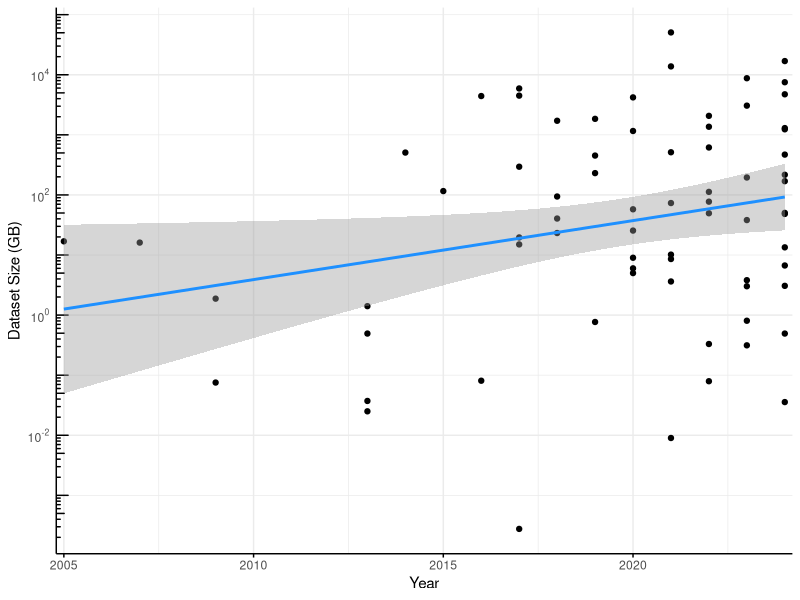
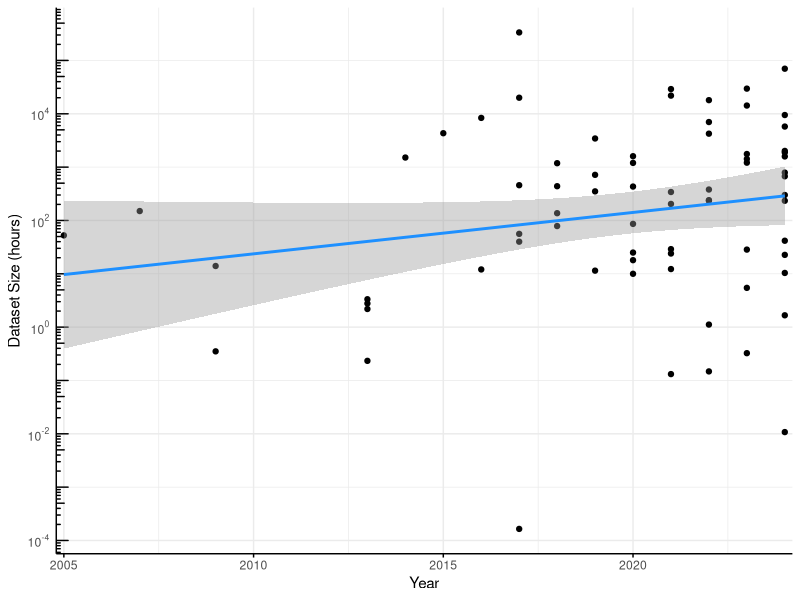
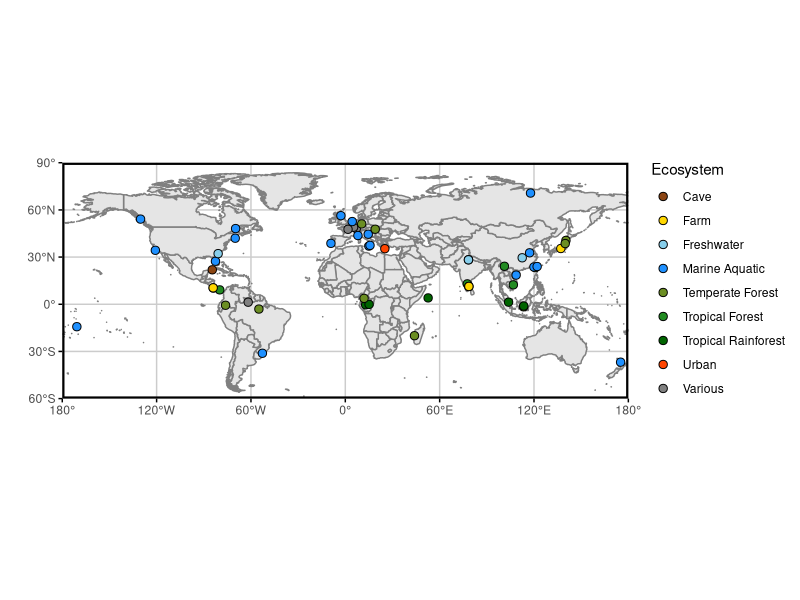
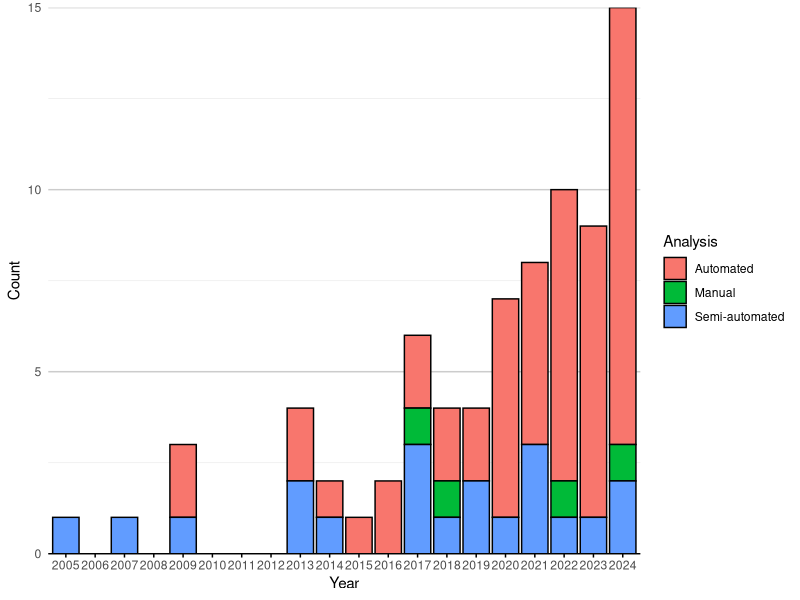
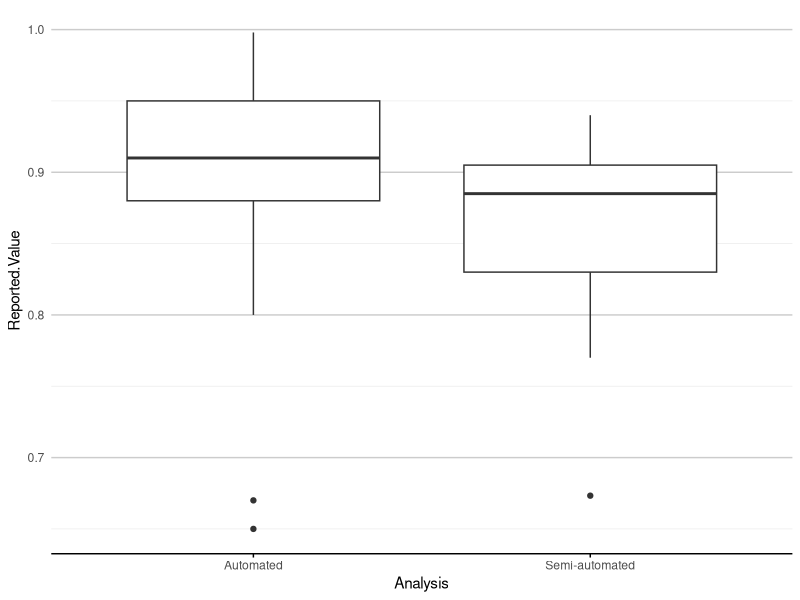
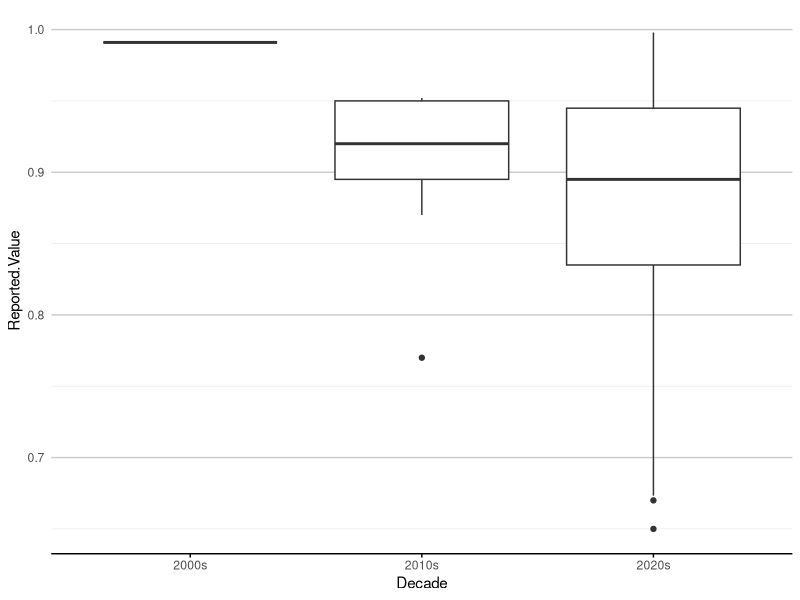
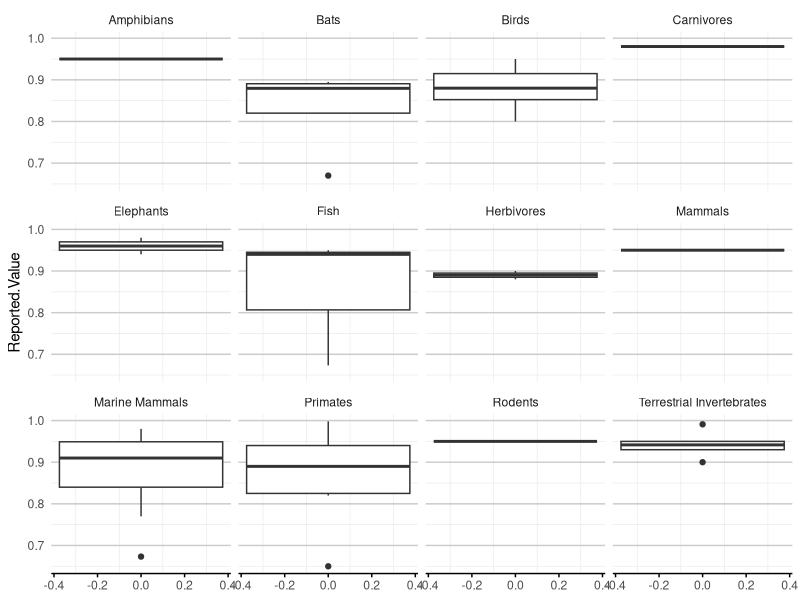
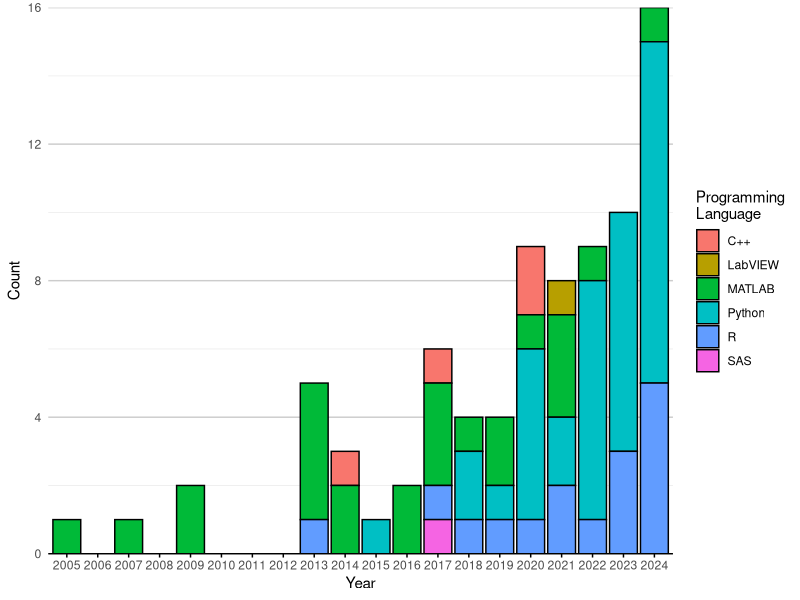

Write R code to recreate these figures, in order.
## ---- chunk 1
library(ggplot2)
library(maps)
library(dplyr)
## ---- chunk 2
df <- read.csv("tagged_literature.csv")
#df$Year <- as.factor(df$Year)

log10_minor_break = function (...){
  function(x) {
    minx         = floor(min(log10(x), na.rm=T))-1;
    maxx         = ceiling(max(log10(x), na.rm=T))+1;
    n_major      = maxx-minx+1;
    major_breaks = seq(minx, maxx, by=1)
    minor_breaks = 
      rep(log10(seq(1, 9, by=4)), times = n_major)+
      rep(major_breaks, each = 9)
    return(10^(minor_breaks))
  }
}

log_breaks = function(maj, radix=10) {
  function(x) {
    minx         = floor(min(logb(x,radix), na.rm=T)) - 1
    maxx         = ceiling(max(logb(x,radix), na.rm=T)) + 1
    n_major      = maxx - minx + 1
    major_breaks = seq(minx, maxx, by=1)
    if (maj) {
      breaks = major_breaks
    } else {
      steps = logb(1:(radix-1),radix)
      breaks = rep(steps, times=n_major) +
               rep(major_breaks, each=radix-1)
    }
    radix^breaks
  }
}
scale_x_log_eng = function(..., radix=10) {
  scale_x_continuous(...,
                     trans=scales::log_trans(radix),
                     breaks=scales::log_breaks(TRUE, radix),
                     minor_breaks=scales::log_breaks(FALSE, radix))
}
scale_y_log_eng = function(..., radix=10) {
  scale_y_continuous(...,
                     trans=scales::log_trans(radix),
                     breaks=scales::log_breaks(TRUE, radix),
                     minor_breaks=scales::log_breaks(FALSE, radix))
}

p <- df |>
  tidyr::drop_na(Dataset.GB) |> 
  #filter(Year >= 2008) |>
  ggplot(aes(Year, Dataset.GB)) + 
  geom_point() + 
  scale_y_log10(
    breaks = scales::trans_breaks("log10", function(x) 10^x),
    labels = scales::trans_format("log10", scales::math_format(10^.x))
  ) +
  annotation_logticks(side="l")+
  geom_smooth(method="lm", color = "dodgerblue") +
  scale_x_continuous(expand = c(0.01,0.01)) +
  labs(y="Dataset Size (GB)") +
  theme_minimal() +
  theme(axis.line = element_line(),
        axis.ticks.x = element_line())
p
ggsave("images/data_trend.png", p, width = 120, height = 120, units = "mm")

p <- df |>
  tidyr::drop_na(Dataset.Hours) |> 
  #filter(Year >= 2008) |>
  ggplot(aes(Year, Dataset.Hours)) + 
  geom_point() + 
  scale_y_log10(
    breaks = scales::trans_breaks("log10", function(x) 10^x),
    labels = scales::trans_format("log10", scales::math_format(10^.x))
  ) +
  annotation_logticks(side="l")+
  geom_smooth(method="lm", color = "dodgerblue") +
  scale_x_continuous(expand = c(0.01,0.01)) +
  labs(y="Dataset Size (hours)") +
  theme_minimal() +
  theme(axis.line = element_line(),
        axis.ticks.x = element_line())
p
ggsave("images/hours_trend.png", p, width = 120, height = 120, units = "mm")
## ---- chunk 3
# Sample data
#coords <- c("-0.356251N,12.940863E;-0.078775N,15.127076E", "-0.078775N,15.1270777E")

# Function to convert coordinates to numeric values
convert_to_numeric <- function(coord_string) {
  # Split the string by comma
  parts <- strsplit(coord_string, ",")[[1]]
  #remove leading or trailing space
  
  # Extract latitude and longitude, handle direction
  lat <- as.numeric(gsub("[A-Z]", "", parts[1]))
  lon <- as.numeric(gsub("[A-Z]", "", parts[2]))
  
  # Check direction for latitude
  if (grepl("S", parts[1])) {
    lat <- -lat
  }
  
  # Check direction for longitude
  if (grepl("W", parts[2])) {
    lon <- -lon
  }
  
  return(paste0(c(lat, lon), collapse = ","))
}

Latlong_df <- df |>
  select(Latlong, Ecosystem) |>
  mutate(Latlong = strsplit(Latlong, ";")) |>
  tidyr::unnest(Latlong) |>
  mutate(Ecosystem = strsplit(Ecosystem, ", ")) |>
  tidyr::unnest(Ecosystem) |>
  mutate(Latlong = sapply(Latlong, convert_to_numeric),
         lat = sapply(strsplit(Latlong, ","), function(x) as.numeric(x[1])),
         long = sapply(strsplit(Latlong, ","), function(x) as.numeric(x[2]))
)

# Create the world map
world <- map_data("world")

ecosystem_colors <- c(
  "Tropical Forest" = "#228B22",
  "Marine Aquatic" = "#1E90FF",
  "Various" = "#808080",
  "Tropical Rainforest" = "#006400",
  "Freshwater" = "#87CEEB",
  "Temperate Forest" = "#6B8E23",
  "Farm" = "#FFD700",
  "Cave" = "#8B4513",
  "Urban" = "#FF4500"
)

# Plotting
p <- ggplot() +
  # Add world map with light grey fill and dark grey borders
  geom_polygon(data = world, aes(x = long, y = lat, group = group), 
               fill = "grey90", color = "grey50") +
  # Add jittered points for different tags
  geom_jitter(data = Latlong_df, aes(x = long, y = lat, fill = Ecosystem), colour="black", size = 2.5, shape=21) +
  # Set coordinate system to map projection
  coord_fixed(ratio = 1, xlim = c(-180, 180), ylim = c(-60, 90), expand = FALSE) +
  # Custom breaks and labels for x (longitude) and y (latitude)
  scale_x_continuous(breaks = seq(-180, 180, by = 60),
                     labels = c("180°", "120°W", "60°W", "0°", "60°E", "120°E", "180°")) +
  scale_y_continuous(breaks = seq(-90, 90, by = 30),
                     labels = c("90°", "60°S", "30°S", "0°", "30°N", "60°N", "90°")) +
  scale_fill_manual(values = ecosystem_colors) +
  # Theme settings
  labs(x="",y="")+
  theme_minimal() +
  theme(
    axis.ticks = element_line(),
    panel.grid.major = element_line(color = "grey80"),    # Light grey grid lines
    panel.grid.minor = element_blank(),                   # No minor grid lines
    panel.border = element_rect(color = "black", fill = NA, linewidth=1.5),  # Black panel border
    axis.text.x = element_text(angle = 0, hjust = 0.5),   # Horizontal x-axis text
    legend.position = "right"                             # Legend on right
  )
p
ggsave("images/ecosystem_map.png", p, width = 240, height = 90, units = "mm")
## ---- chunk 4
bar_theme_x <- theme(panel.grid.major.x = element_blank(),
                   panel.grid.major.y = element_line(colour = "grey80"),
                   axis.line.x = element_line(colour="black"),
                   axis.ticks.x=element_line())
bar_theme_y <- theme(panel.grid.major.y = element_blank(),
                   panel.grid.major.x = element_line(colour = "grey80"),
                   axis.line.y = element_line(colour="black"),
                   axis.ticks.y=element_line())

include_missing_zero <- function(df, col){
  missing_years <- 2005:2024  # This creates c(2025, 2024)

  new_rows <- expand.grid(
    Year  = missing_years,  
    a     = df |> pull({{col}}) |> unique(), 
    Count = 0
  )
  
  colnames(new_rows)[2] <- col

  df <- df |>
    bind_rows(new_rows) |>
    distinct() 
  return(df)
}

keep_gt1 <- function(df, col){
  total_counts <- df |>
    group_by(.data[[col]]) |>
    summarise(Total_Count = n(), .groups = 'drop') |>
    na.omit()

  methods_to_keep <- total_counts |>
    filter(Total_Count > 1) |>
    pull({{ col }})
    
  df[,col] <- ifelse(df[[col]] %in% methods_to_keep, df[[col]], "Other Methods")
  return(df)
}

barplot_counts <- function(df, col, col_title=col, prop=FALSE, year=TRUE, decade=FALSE, bar_col="dodgerblue"){
  if(decade){
    df <- df |>
      mutate(Year = case_when(
        Year >= 2000 & Year < 2010 ~ "2000s",
        Year >= 2010 & Year < 2020 ~ "2010s",
        Year >= 2020 & Year < 2030 ~ "2020s",
        TRUE ~ NA_character_  # Handle years outside these ranges
      ))
  }
  count_data <- df |>
    group_by(Year, .data[[col]], .drop=FALSE) |>
    summarise(Count = n(), .groups = 'drop') |>
    na.omit()
  
  total_count_per_year <- count_data |>
    group_by(Year, .drop=FALSE) |>
    summarise(Total = sum(Count), .groups = 'drop')
  
  count_data <- left_join(count_data, total_count_per_year, by = "Year") |>
    mutate(Percentage = (Count / Total) * 100) 
  
  if(!decade){
    count_data <- count_data |>
    include_missing_zero(col)
  }
  
  if(!year){
    df <- df[df[,col] != "Other Methods",]
    p <- df |>
      ggplot(aes(y = reorder(.data[[col]], .data[[col]], FUN = length, decreasing = FALSE))) +
      geom_bar(stat = "count", fill = bar_col) +  # Fill bars with dodgerblue
      labs(x = "Count", y = col_title) +
      scale_x_continuous(expand = c(0,0))
  } else {
    if(prop){
      p <- count_data |> 
        ggplot(aes(x = factor(Year), y = Percentage, fill = .data[[col]], label=Count)) +
        geom_bar(stat = "identity", colour=ifelse(count_data$Count > 0, "black", NA)) +
        geom_text(size = 3, position = position_stack(vjust = 0.5))+
        labs(x = "Year", y = "Percentage", fill = col_title) +
        scale_y_continuous(expand=c(0,0))
    } else {
      p <- count_data |> 
        ggplot(aes(x = factor(Year), y = Count, fill = .data[[col]])) +
        geom_bar(stat = "identity", colour=ifelse(count_data$Count > 0, "black", NA)) +
        labs(x = "Year", y = "Count", fill = col_title) +
        scale_y_continuous(expand=c(0,0))
    }
  }
  p <- p + 
    #scale_fill_viridis_d()+
    theme_minimal() +
    guides(fill = guide_legend(override.aes = list(colour = "black")))+
    bar_theme_x
  return(p)
}
## ---- chunk 5
# Convert 'NA' to R's NA
df$Analysis[df$Analysis == "NA"] <- NA

p <- barplot_counts(df, "Analysis")
p
ggsave("images/analysis_year.png", p, width = 240, height = 100, units = "mm")
## ---- chunk 6
p <- df |>
  filter((Reported.Value != "") & (!is.na(Reported.Value))) |>
  mutate(Reported.Value = as.numeric(Reported.Value)) |>
  tidyr::drop_na(Reported.Value) |>
  ggplot(aes(x = Analysis, y = Reported.Value)) +
  geom_boxplot() +
  theme_minimal() +
  bar_theme_x
p
ggsave("images/analysis_reportedvalue.png", p, width = 240, height = 100, units = "mm")
## ---- chunk 7
p <- df |>
  filter((Reported.Value != "") & (!is.na(Reported.Value))) |>
  mutate(Reported.Value = as.numeric(Reported.Value)) |>
  tidyr::drop_na(Reported.Value) |>
  mutate(Decade = case_when(
    Year >= 2000 & Year < 2010 ~ "2000s",
    Year >= 2010 & Year < 2020 ~ "2010s",
    Year >= 2020 & Year < 2030 ~ "2020s",
    TRUE ~ NA_character_  # Handle years outside these ranges
  )) |>
  ggplot(aes(x = Decade, y = Reported.Value)) +
  geom_boxplot() +
  theme_minimal() +
  bar_theme_x
p
ggsave("images/decade_reportedvalue.png", p, width = 240, height = 100, units = "mm")
## ---- chunk 8
p <- df |>
  filter((Reported.Value != "") & (!is.na(Reported.Value))) |>
  mutate(Reported.Value = as.numeric(Reported.Value)) |>
  tidyr::drop_na(Reported.Value) |>
  mutate(Taxa = strsplit(as.character(Taxa), ", ")) |>
  tidyr::unnest(Taxa) |>
  ggplot(aes(y = Reported.Value)) +
  geom_boxplot() +
  theme_minimal() +
  bar_theme_x +
  facet_wrap(~Taxa)
p
ggsave("images/taxa_reportedvalue.png", p, width = 240, height = 100, units = "mm")
## ---- chunk 9
# Convert 'NA' to R's NA
df$Programming.Language[df$Programming.Language == "NA"] <- NA

# Split languages where there are multiple
df_lang <- df |>
  mutate(ProgLanguage = strsplit(as.character(Programming.Language), ", ")) |>
  tidyr::unnest(ProgLanguage)

p <- barplot_counts(df_lang, "ProgLanguage", "Programming\nLanguage")
p
ggsave("images/programminglanguage_year.png", p, width = 240, height = 100, units = "mm")
## ---- chunk 10
df_taxa <- df |>
  mutate(Taxa = strsplit(as.character(Taxa), ", ")) |>
  tidyr::unnest(Taxa)

p <- barplot_counts(df_taxa, "Taxa")
p
ggsave("images/taxa_year.png", p, width = 240, height = 100, units = "mm")
## ---- chunk 11
df_analysis <- df |>
  mutate(Analysis.Methods = strsplit(as.character(Analysis.Methods), ", ")) |>
  tidyr::unnest(Analysis.Methods)

df_analysis <- keep_gt1(df_analysis, "Analysis.Methods")
  #filter(Analysis.Methods %in% methods_to_keep)
p <- barplot_counts(df_analysis, "Analysis.Methods")
p
ggsave("images/analysismethods_year.png", p, width = 240, height = 100, units = "mm")
p <- barplot_counts(df_analysis, "Analysis.Methods", year=FALSE)
p
ggsave("images/analysismethods_total.png", p, width = 240, height = 100, units = "mm")
## ---- chunk 12
df_tools <- df |>
  mutate(Automation.Tools = strsplit(as.character(Automation.Tools), ", ")) |>
  tidyr::unnest(Automation.Tools)

df_tools <- keep_gt1(df_tools, "Automation.Tools")

#filter(Analysis.Methods %in% methods_to_keep)
p <- barplot_counts(df_tools, "Automation.Tools", "Automation Tools")
p
ggsave("images/automationtools_year.png", p, width = 240, height = 120, units = "mm")
p <- barplot_counts(df_tools, "Automation.Tools", "Automation Tools", year = FALSE, bar_col="darkmagenta")
p
ggsave("images/automationtools_total.png", p, width = 240, height = 120, units = "mm")
## ---- chunk 13
df_code_available <- df |>
  mutate(Code.Availability = strsplit(as.character(Code.Availability), ", ")) |>
  tidyr::unnest(Code.Availability)

p <- barplot_counts(df_code_available, "Code.Availability", "Code\nAvailability")
p
ggsave("images/codeavailable_year.png", p, width = 240, height = 100, units = "mm")
## ---- chunk 14
df_data_available <- df |>
  mutate(Data.Availability = strsplit(as.character(Data.Availability), ", ")) |>
  tidyr::unnest(Data.Availability)

p <- barplot_counts(df_data_available, "Data.Availability", "Data\nAvailability")
p
ggsave("images/dataavailable_year.png", p, width = 240, height = 100, units = "mm")
## ---- chunk 15
#df <- read.csv("tagged_literature.csv")
#df |>
#  mutate(Automation.Tools = strsplit(as.character(Automation.Tools), ", ")) |>
#  tidyr::unnest(Automation.Tools) |>
#  pull(Automation.Tools) |> sort() |> unique()
## ---- chunk 16
#df <- read.csv("tagged_literature.csv")
#df |>
#  mutate(Analysis.Methods = strsplit(as.character(Analysis.Methods), ", ")) |>
#  tidyr::unnest(Analysis.Methods) |>
#  pull(Analysis.Methods) |> sort() |> unique()
## ---- chunk 17
df_eval <- df |>
  mutate(Evaluation.Method = strsplit(as.character(Evaluation.Method), ", ")) |>
  tidyr::unnest(Evaluation.Method)

df_eval <- keep_gt1(df_eval, "Evaluation.Method")
  #filter(Analysis.Methods %in% methods_to_keep)
p <- barplot_counts(df_eval, "Evaluation.Method", "Evaluation Method")
p
ggsave("images/evaluationmethod_year.png", p, width = 240, height = 100, units = "mm")
## ---- chunk 18
#df <- read.csv("tagged_literature.csv")
#df |>
#  mutate(Preprocessing = strsplit(as.character(Preprocessing), ", ")) |>
#  tidyr::unnest(Preprocessing) |>
#  pull(Preprocessing) |> sort() |> unique()
## ---- chunk 19
df_pre <- df |>
  mutate(Preprocessing = strsplit(as.character(Preprocessing), ", ")) |>
  tidyr::unnest(Preprocessing)

df_pre <- keep_gt1(df_pre, "Preprocessing") |>
  filter(Preprocessing != "Other Methods")
p <- barplot_counts(df_pre, "Preprocessing")
p
ggsave("images/preprocessing_year.png", p, width = 240, height = 100, units = "mm")
p <- barplot_counts(df_pre, "Preprocessing", prop=TRUE)
p
ggsave("images/preprocessing_prop_year.png", p, width = 240, height = 100, units = "mm")
p <- barplot_counts(df_pre, "Preprocessing", prop=TRUE, decade=TRUE)
p
ggsave("images/preprocessing_prop_decade.png", p, width = 240, height = 150, units = "mm")
## ---- chunk 20
count_data <- df_lang |>
    group_by(Year, ProgLanguage, .drop=FALSE) |>
    summarise(Count = n(), .groups = 'drop') |>
    na.omit()
  
total_count_per_year <- count_data |>
  group_by(Year, .drop=FALSE) |>
  summarise(Total = sum(Count), .groups = 'drop')

count_data <- left_join(count_data, total_count_per_year, by = "Year") |>
  mutate(Percentage = (Count / Total) * 100) |>
  include_missing_zero('ProgLanguage')

count_data |> 
  ggplot(aes(x = factor(Year), y = Count, fill = ProgLanguage)) +
  geom_bar(stat = "identity", colour=ifelse(count_data$Count > 0, "black", NA)) +
  labs(x = "Year", y = "Count", fill = 'Language') +
  scale_y_continuous(expand=c(0,0))+
  theme_minimal() +
  guides(fill = guide_legend(override.aes = list(colour = "black")))+
  theme(panel.grid.major.x = element_blank(),
        panel.grid.major.y = element_line(colour = "grey80"),
        axis.line.x = element_line(colour="black"),
        #panel.grid = element_line(colour="lightgrey"),
        axis.ticks.x=element_line())
## ---- chunk 21
df_tools <- df |>
  mutate(Automation.Tools = strsplit(as.character(Automation.Tools), ", ")) |>
  tidyr::unnest(Automation.Tools) |>
  mutate(Taxa = strsplit(as.character(Taxa), ", ")) |>
  tidyr::unnest(Taxa)

df_tools <- keep_gt1(df_tools, "Automation.Tools")
p <- df_tools |>
  filter(Automation.Tools != "Other Methods") |>
      ggplot(aes(y = reorder(Automation.Tools, Automation.Tools, FUN = length, decreasing = FALSE), fill = Taxa)) +
      geom_bar(stat = "count", colour="black") +  # Fill bars with dodgerblue
      labs(x = "Count", y = "Automation Tools") +
      scale_x_continuous(expand = c(0,0)) +
  theme_minimal() +
  bar_theme_y
p
ggsave("images/automationtools_taxa.png", p, width = 240, height = 120, units = "mm")
## ---- chunk 22
df_analysis <- df |>
  mutate(Analysis.Methods = strsplit(as.character(Analysis.Methods), ", ")) |>
  tidyr::unnest(Analysis.Methods) |>
  mutate(Taxa = strsplit(as.character(Taxa), ", ")) |>
  tidyr::unnest(Taxa)

df_analysis <- keep_gt1(df_analysis, "Analysis.Methods")
p <- df_analysis |>
  filter(Analysis.Methods != "Other Methods") |>
      ggplot(aes(y = reorder(Analysis.Methods, Analysis.Methods, FUN = length, decreasing = FALSE), fill = Taxa)) +
      geom_bar(stat = "count", colour="black") +  # Fill bars with dodgerblue
      labs(x = "Count", y = "Analysis Methods") +
      scale_x_continuous(expand = c(0,0)) +
  theme_minimal() +
  bar_theme_y
p
ggsave("images/analysismethods_taxa.png", p, width = 240, height = 120, units = "mm")
## ---- chunk 23
#x axis-year, y-axcis, manual.automatic.semiautomatic

# Assuming your dataframe is called 'df'
# First, preprocess the Monitoring.Year column
df_expandyear <- df |>
  filter(!is.na(Monitoring.Year)) |>
  #select(Monitoring.Year) |>
  # Separate comma-separated values into rows
  tidyr::separate_rows(Monitoring.Year, sep = ",") |>
  # Clean up any whitespace
  mutate(Monitoring.Year = trimws(Monitoring.Year)) |>
  # Create a new column that expands hyphenated years
  mutate(Expanded_Years = purrr::map(Monitoring.Year, function(x) {
    if (stringr::str_detect(x, "-")) {
      range <- stringr::str_split(x, "-")[[1]] |> as.numeric()
      return(seq(range[1], range[2]))
    } else {
      return(as.numeric(x))
    }
  })) |>
  # Unnest the list column into individual rows
  tidyr::unnest(Expanded_Years) # Create the boxplot
  
df |>
  ggplot(aes(x=Year, fill=Analysis)) +
  geom_bar(stat="count", colour="black") +
  #ggplot(aes(x = Analysis, y = Expanded_Years)) +
  #geom_boxplot() +
  # Customize the plot
  #make breaks pretty
  scale_y_continuous(expand = c(0,0), breaks = pretty) +
  scale_x_continuous(expand = c(0,0), breaks = pretty) +
  labs(title = "Analysis Type by Year",
       x = "Monitoring Year",
       y = "Count") +
  # Rotate x-axis labels if needed
  theme(panel.grid.major.x = element_blank(),
        panel.grid.major.y = element_line(colour = "grey80"),
        axis.line.x = element_line(colour="black"),
        axis.ticks.x=element_line())+
  # Ensure proper spacing
  theme_minimal() +
  bar_theme_x
## ---- chunk 24
#correlation plot between monitoring year and publication year
ggplot(df_expandyear, aes(x=Expanded_Years, y=Year, colour=Title)) +
  geom_point() +
  geom_smooth(method="lm", color = "dodgerblue") +
  labs(title = "Correlation between Monitoring Year and Publication Year",
       x = "Monitoring Year",
       y = "Publication Year") +
  theme_minimal() + 
  #hide legend
  theme(legend.position="none")
## ---- chunk 25
# install.packages("devtools")
#devtools::install_github("davidsjoberg/ggsankey")
#library(ggsankey)
## ---- chunk 26
# Create data frame with flows between stages
# Create the data frame for ggsankey
